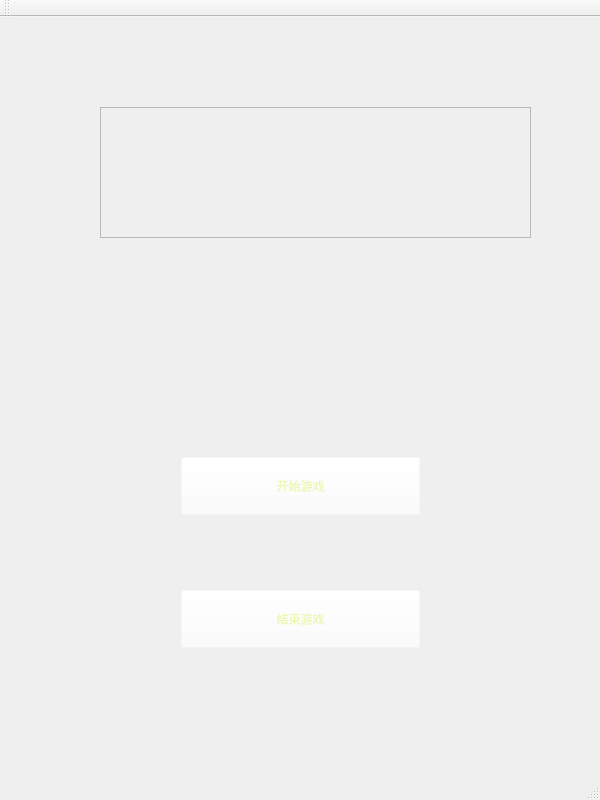
<?xml version="1.0" encoding="UTF-8"?>
<ui version="4.0">
 <class>MainWindow</class>
 <widget class="QMainWindow" name="MainWindow">
  <property name="geometry">
   <rect>
    <x>0</x>
    <y>0</y>
    <width>600</width>
    <height>800</height>
   </rect>
  </property>
  <property name="minimumSize">
   <size>
    <width>600</width>
    <height>800</height>
   </size>
  </property>
  <property name="maximumSize">
   <size>
    <width>600</width>
    <height>800</height>
   </size>
  </property>
  <property name="windowTitle">
   <string>MainWindow</string>
  </property>
  <widget class="QWidget" name="centralWidget">
   <widget class="QFrame" name="frame">
    <property name="geometry">
     <rect>
      <x>100</x>
      <y>90</y>
      <width>431</width>
      <height>131</height>
     </rect>
    </property>
    <property name="styleSheet">
     <string notr="true">background-image: url(&quot;:/new/prefix1/biaoti.png&quot;);</string>
    </property>
    <property name="frameShape">
     <enum>QFrame::StyledPanel</enum>
    </property>
    <property name="frameShadow">
     <enum>QFrame::Raised</enum>
    </property>
   </widget>
   <widget class="QWidget" name="verticalLayoutWidget">
    <property name="geometry">
     <rect>
      <x>170</x>
      <y>360</y>
      <width>261</width>
      <height>351</height>
     </rect>
    </property>
    <layout class="QVBoxLayout" name="verticalLayout">
     <item>
      <widget class="QPushButton" name="pushButton_2">
       <property name="styleSheet">
        <string notr="true">height: 50px;;
font: 20pt &quot;汉仪霹雳体简&quot;;
color: rgb(237,246,178);
background-color: rgba(255, 255, 255, 0);</string>
       </property>
       <property name="text">
        <string>开始游戏</string>
       </property>
       <property name="autoDefault">
        <bool>false</bool>
       </property>
      </widget>
     </item>
     <item>
      <widget class="QPushButton" name="pushButton">
       <property name="styleSheet">
        <string notr="true">height: 50px;
font: 20pt &quot;汉仪霹雳体简&quot;;
color: rgb(237,246,178);
background-color: rgba(255, 255, 255, 0);</string>
       </property>
       <property name="text">
        <string>结束游戏</string>
       </property>
      </widget>
     </item>
    </layout>
   </widget>
  </widget>
  <widget class="QMenuBar" name="menuBar">
   <property name="geometry">
    <rect>
     <x>0</x>
     <y>0</y>
     <width>600</width>
     <height>26</height>
    </rect>
   </property>
  </widget>
  <widget class="QToolBar" name="mainToolBar">
   <attribute name="toolBarArea">
    <enum>TopToolBarArea</enum>
   </attribute>
   <attribute name="toolBarBreak">
    <bool>false</bool>
   </attribute>
  </widget>
  <widget class="QStatusBar" name="statusBar"/>
 </widget>
 <layoutdefault spacing="6" margin="11"/>
 <resources/>
 <connections>
  <connection>
   <sender>pushButton</sender>
   <signal>clicked()</signal>
   <receiver>MainWindow</receiver>
   <slot>close()</slot>
   <hints>
    <hint type="sourcelabel">
     <x>336</x>
     <y>687</y>
    </hint>
    <hint type="destinationlabel">
     <x>501</x>
     <y>715</y>
    </hint>
   </hints>
  </connection>
 </connections>
</ui>
